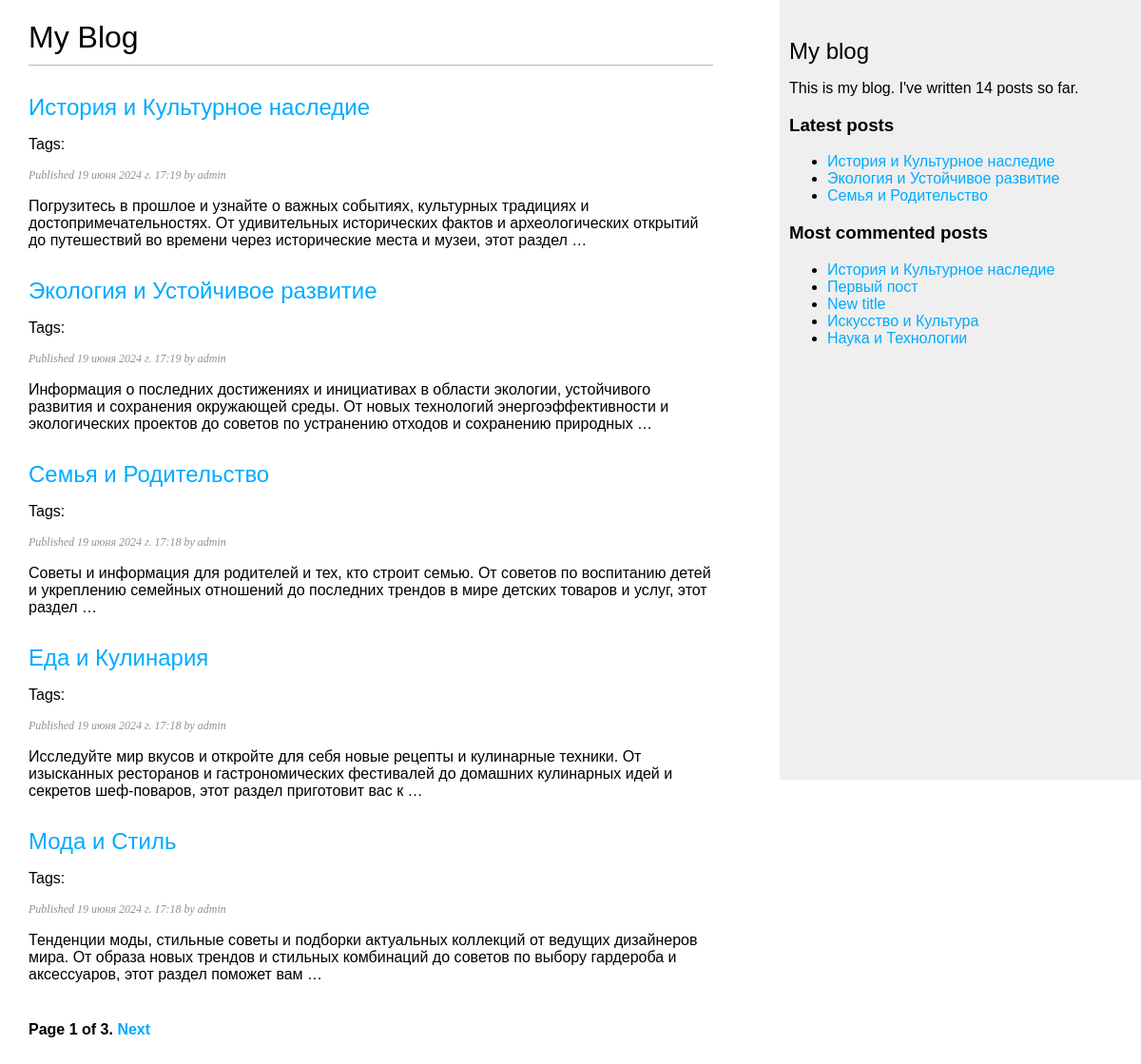
The page /blog/ on the database as committed earlier.
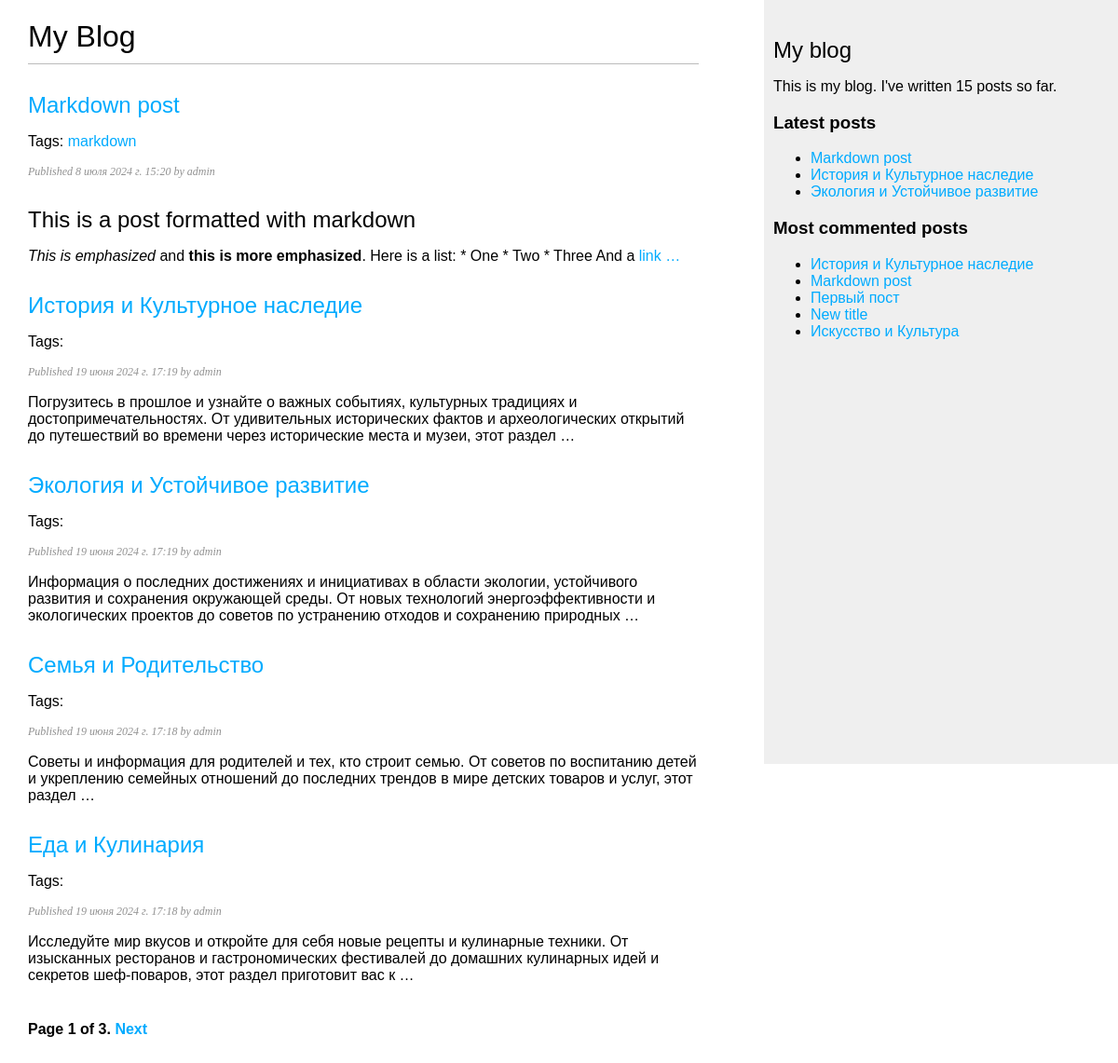
The same page on the database as committed later.
### blog/models.py (models this page shows, shortened)
class Post(models.Model):
    class Status(models.TextChoices):
        DRAFT = 'DF', 'Draft'
        PUBLISHED = 'PB', 'Published'
    title = models.CharField(max_length=250)
    slug = models.SlugField(max_length=250,
                            unique_for_date='publish')
    author = models.ForeignKey(User, on_delete=models.CASCADE,
                               related_name='blog_post')
    body = models.TextField()
    publish = models.DateTimeField(default=timezone.now)
    created = models.DateTimeField(auto_now_add=True)
    updated = models.DateTimeField(auto_now=True)
    status = models.CharField(max_length=2,
                              choices=Status.choices,
                              default=Status.DRAFT)
    objects = models.Manager()  # менеджер, применяемый по умолчанию
    published = PublishedManager()  # конкретно-прикладной менеджер
    tags = TaggableManager()
    class Meta:
        ordering = ['-publish']
        indexes = [
            models.Index(fields=['-publish'])
        ]
    def get_absolute_url(self):
        return reverse('blog:post_detail',
                       args=[self.publish.year,
                             self.publish.month,
                             self.publish.day,
                             self.slug])

### blog/views.py (the view)
# urls.py: path('', views.post_list, name='post_list'),
def post_list(request, tag_slug=None):
    post_list = Post.published.all()
    tag = None
    if tag_slug:
        tag = get_object_or_404(Tag, slug=tag_slug)
        post_list = post_list.filter(tags__in=[tag])
    paginator = Paginator(post_list, 5)
    page_number = request.GET.get('page', 1)
    try:
        posts = paginator.page(page_number)
    except PageNotAnInteger:
        posts = paginator.page(1)
    except EmptyPage:
        posts = paginator.page(paginator.num_pages)
    return render(request,
                  'blog/post/list.html',
                  {'posts': posts,
                   'tag': tag})

### blog/models.py (called while the page is built)
    def get_queryset(self):
        return super().get_queryset() \
            .filter(status=Post.Status.PUBLISHED)

### blog/templatetags/blog_tags.py (called while the page is built)
@register.simple_tag
def total_posts():
    return Post.published.count()

@register.inclusion_tag('blog/post/latest_posts.html')
def show_latest_posts(count=5):
    latest_posts = Post.published.order_by('-publish')[:count]
    return {'latest_posts': latest_posts}

@register.simple_tag
def get_most_commented_posts(count=5):
    return Post.published.annotate(
        total_comments=Count('comments')
    ).order_by('-total_comments')[:count]

@register.filter(name='markdown')
def markdown_format(text):
    return mark_safe(markdown.markdown(text))

### blog/templates/blog/post/list.html (shortened to what this page needs)
{% extends "blog/base.html" %}
{% load blog_tags %}
{% block content %}
    <h1>My Blog</h1>
    {% for post in posts %}
        <h2>
            <a href="{{ post.get_absolute_url }}">
                {{ post.title }}
            </a>
        </h2>
        <p class="tags">
            Tags:
            {% for tag in post.tags.all %}
                <a href="{% url 'blog:post_list_by_tag' tag.slug %}">
                {{ tag.name }}
                </a>
            {% endfor %}
        </p>
        <p class="date">
            Published {{ post.publish }} by {{ post.author }}
        </p>
        {{ post.body|markdown|truncatewords_html:30 }}
    {% endfor %}
    {% include "pagination.html" with page=posts %}
{% endblock %}

### blog/templates/blog/base.html (shortened to what this page needs)
{% load blog_tags %}
{% load static %}
<html>
<head>
    <link href="{% static 'css/blog.css' %}" rel="stylesheet">
</head>
<body>
<div id="content">
    {% block content %}
    {% endblock %}
</div>
<div id="sidebar">
    <h2>My blog</h2>
    <p>
        This is my blog.
        I've written {% total_posts %} posts so far.
    </p>
    <h3>Latest posts</h3>
    {% show_latest_posts 3 %}
    <h3>Most commented posts</h3>
    {% get_most_commented_posts as most_commented_posts %}
    <ul>
        {% for post in  most_commented_posts %}
        	<li>
                <a href="{{ post.get_absolute_url }}">{{ post.title }}</a>
            </li>
        {% endfor %}
    </ul>
</div>
</body>
</html>

### blog/templates/pagination.html (shortened to what this page needs)
<div class="pagination">
 <span class="step-links">
     <span class="current">
 Page {{ page.number }} of {{ page.paginator.num_pages }}.
 </span>
     {% if page.has_next %}
         <a href="?page={{ page.next_page_number }}">Next</a>
     {% endif %}
 </span>
</div>

### blog/templates/blog/post/latest_posts.html
<ul>
 {% for post in latest_posts %}
    <li>
        <a href="{{ post.get_absolute_url }}">{{ post.title }}</a>
    </li>
 {% endfor %}
</ul>

### blog/static/css/blog.css (style rules this page uses)
body { margin:0; padding:0; font-family:helvetica, sans-serif; }
a { color:#00abff; text-decoration:none; }
h1 { font-weight:normal; border-bottom:1px solid #bbb; padding:0 0 10px 0; }
h2 { font-weight:normal; margin:30px 0 0; }
#content { float:left; width:60%; padding:0 0 0 30px; }
#sidebar { float:right; width:30%; padding:10px; background:#efefef; height:100%; }
p.date { color:#919191; font-family: georgia, serif; font-size: 12px; font-style: italic; }
.pagination { margin:40px 0; font-weight:bold; }

Rows that differ between the two databases and show on the page:
no longer on this page (row unchanged): Post: title "Мода и Стиль", publish "19 июня 2024 г. 17:18", author "admin", body "Тенденции моды, стильные советы и подборки актуальных коллекций от ведущих дизайнеров мира. От образа новых трендов и стильных комбинаций до советов по выбору гардероба и аксессуаров, этот раздел поможет вам …", shown under "My Blog"
no longer on one of the page's lists (row unchanged): Post: title "Семья и Родительство"
no longer on this page (row unchanged): Post: title "Наука и Технологии", shown under "Most commented posts"
added Post: title "Markdown post", publish "8 июля 2024 г. 15:20", author "admin", body "This is a post formatted with markdown This is emphasized and this is more emphasized . Here is a list: * One * Two * Three And a link …"
added Tag: name "markdown"
Other text that changed with them:
text no longer shown: "14"
text now shown: "15"
